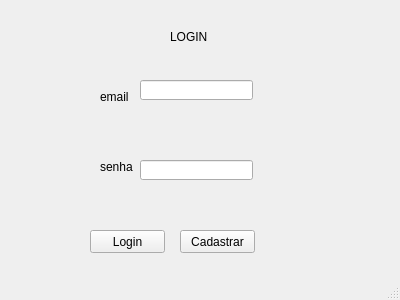
<?xml version="1.0" encoding="UTF-8"?>
<ui version="4.0">
 <class>MainWindow</class>
 <widget class="QMainWindow" name="MainWindow">
  <property name="geometry">
   <rect>
    <x>0</x>
    <y>0</y>
    <width>400</width>
    <height>300</height>
   </rect>
  </property>
  <property name="windowTitle">
   <string>MainWindow</string>
  </property>
  <widget class="QWidget" name="centralWidget">
   <widget class="QLabel" name="label">
    <property name="geometry">
     <rect>
      <x>170</x>
      <y>30</y>
      <width>47</width>
      <height>13</height>
     </rect>
    </property>
    <property name="text">
     <string>LOGIN</string>
    </property>
   </widget>
   <widget class="QLabel" name="label_2">
    <property name="geometry">
     <rect>
      <x>100</x>
      <y>90</y>
      <width>47</width>
      <height>13</height>
     </rect>
    </property>
    <property name="text">
     <string>email</string>
    </property>
   </widget>
   <widget class="QLabel" name="label_3">
    <property name="geometry">
     <rect>
      <x>100</x>
      <y>160</y>
      <width>47</width>
      <height>13</height>
     </rect>
    </property>
    <property name="text">
     <string>senha</string>
    </property>
   </widget>
   <widget class="QLineEdit" name="lineEdit">
    <property name="geometry">
     <rect>
      <x>140</x>
      <y>80</y>
      <width>113</width>
      <height>20</height>
     </rect>
    </property>
   </widget>
   <widget class="QLineEdit" name="lineEdit_2">
    <property name="geometry">
     <rect>
      <x>140</x>
      <y>160</y>
      <width>113</width>
      <height>20</height>
     </rect>
    </property>
   </widget>
   <widget class="QPushButton" name="pushButton">
    <property name="geometry">
     <rect>
      <x>90</x>
      <y>230</y>
      <width>75</width>
      <height>23</height>
     </rect>
    </property>
    <property name="text">
     <string>Login</string>
    </property>
   </widget>
   <widget class="QPushButton" name="pushButton_2">
    <property name="geometry">
     <rect>
      <x>180</x>
      <y>230</y>
      <width>75</width>
      <height>23</height>
     </rect>
    </property>
    <property name="text">
     <string>Cadastrar</string>
    </property>
   </widget>
  </widget>
  <widget class="QStatusBar" name="statusBar"/>
 </widget>
 <layoutdefault spacing="6" margin="11"/>
 <resources/>
 <connections/>
</ui>
